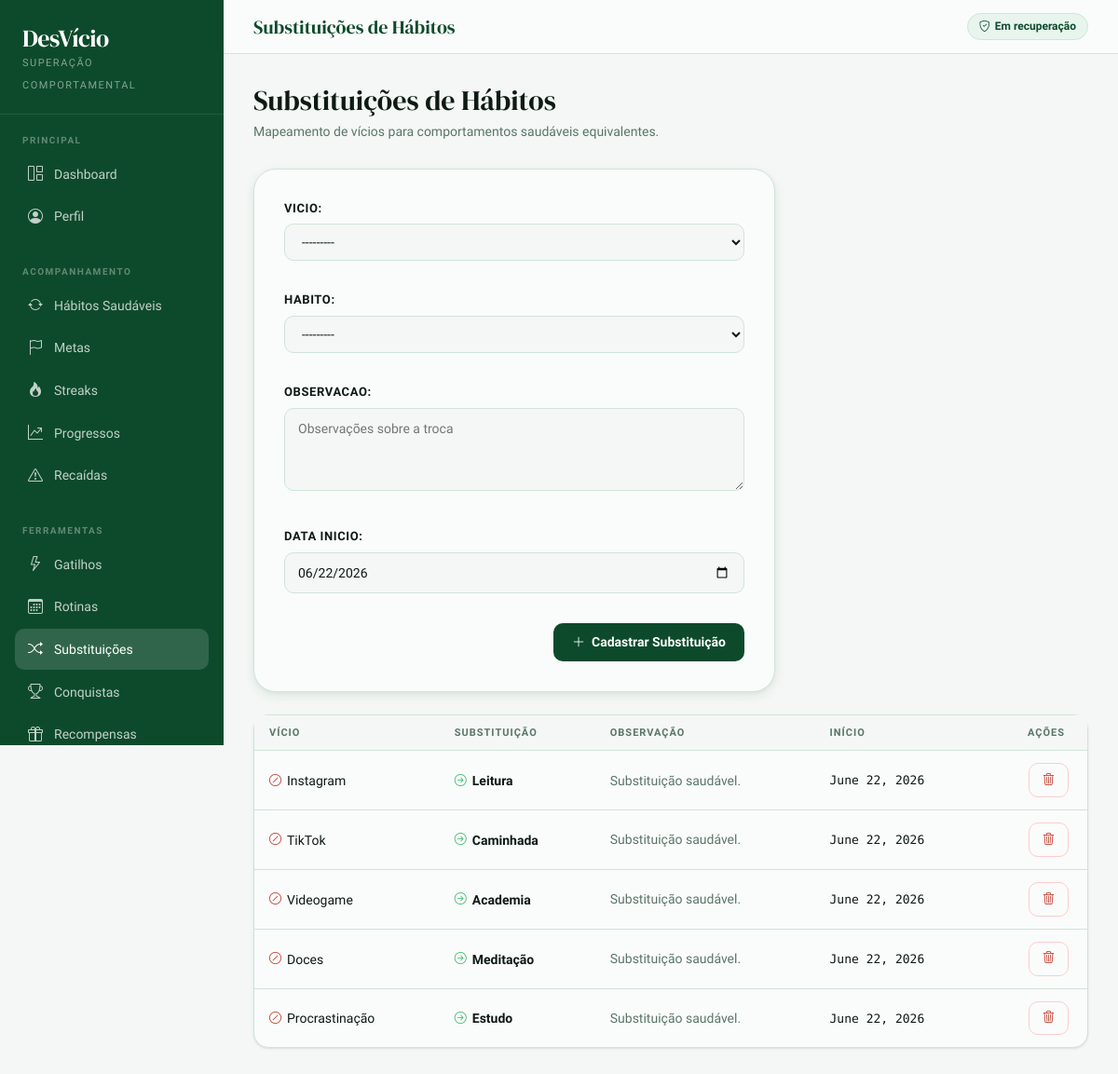
The app's page /substituicoes/ (signed in) with its own data.
### app/models.py (models this page shows, shortened)
class Substituicao(models.Model):
    usuario = models.ForeignKey(Usuario, on_delete=models.CASCADE, related_name='substituicoes')
    vicio = models.ForeignKey(Vicio, on_delete=models.CASCADE, related_name='substituicoes')
    habito = models.ForeignKey(Habito, on_delete=models.CASCADE, related_name='substituicoes')
    observacao = models.TextField(blank=True)
    data_inicio = models.DateField(default=timezone.now)

class Vicio(models.Model):
    NIVEL_CHOICES = [
        ('Baixo', 'Baixo'),
        ('Médio', 'Médio'),
        ('Alto', 'Alto'),
        ('Muito Alto', 'Muito Alto'),
    ]
    usuario = models.ForeignKey(Usuario, on_delete=models.CASCADE, related_name='vicios')
    categoria = models.ForeignKey(Categoria, on_delete=models.SET_NULL, null=True, blank=True)
    nome = models.CharField(max_length=100)
    descricao = models.TextField(blank=True)
    nivel_dependencia = models.CharField(max_length=20, choices=NIVEL_CHOICES, default='Médio')
    data_inicio_jornada = models.DateField(default=timezone.now)
    def __str__(self):
        return self.nome

class Habito(models.Model):
    DIFICULDADE_CHOICES = [
        ('Baixa', 'Baixa'),
        ('Média', 'Média'),
        ('Alta', 'Alta'),
    ]
    usuario = models.ForeignKey(Usuario, on_delete=models.CASCADE, related_name='habitos')
    nome = models.CharField(max_length=100)
    descricao = models.TextField(blank=True)
    dificuldade = models.CharField(max_length=10, choices=DIFICULDADE_CHOICES, default='Média')
    data_cadastro = models.DateField(default=timezone.now)
    def __str__(self):
        return self.nome

### app/views.py (the view)
    def wrapper(request, *args, **kwargs):
        if not usuario_logado(request):
            messages.warning(request, 'Você precisa entrar para acessar essa página.')
            return redirect('login')
        return view_func(request, *args, **kwargs)

### app/forms.py
class SubstituicaoForm(forms.ModelForm):
    class Meta:
        model = Substituicao
        fields = ['vicio', 'habito', 'observacao', 'data_inicio']
        widgets = {
            'observacao': forms.Textarea(attrs={'placeholder': 'Observações sobre a troca', 'rows': 3}),
            'data_inicio': forms.DateInput(attrs={'type': 'date'}),
        }
    def __init__(self, *args, usuario=None, **kwargs):
        super().__init__(*args, **kwargs)
        if usuario:
            self.fields['vicio'].queryset = Vicio.objects.filter(usuario=usuario)
            self.fields['habito'].queryset = Habito.objects.filter(usuario=usuario)

### app/views.py (called while the page is built)
def usuario_logado(request):
    user_id = request.session.get('usuario_id')
    if not user_id:
        return None
    return Usuario.objects.filter(id=user_id).first()

def login_obrigatorio(view_func):
    def wrapper(request, *args, **kwargs):
        if not usuario_logado(request):
            messages.warning(request, 'Você precisa entrar para acessar essa página.')
            return redirect('login')
        return view_func(request, *args, **kwargs)
    return wrapper

### app/templates/substituicoes.html (shortened to what this page needs)
{% extends 'base.html' %}
{% block topbar_title %}Substituições de Hábitos{% endblock %}
{% block nav_substituicoes %}active{% endblock %}
{% block content %}
<div class="page-header">
    <h1>Substituições de Hábitos</h1>
    <p>Mapeamento de vícios para comportamentos saudáveis equivalentes.</p>
</div>
<div class="form-card" style="margin-bottom:24px">
    {% if form.vicio.field.queryset.count == 0 or form.habito.field.queryset.count == 0 %}
        <p style="color:var(--muted);font-size:14px">
            Você precisa ter ao menos um <a href="{% url 'criar_vicio' %}" style="color:var(--sage);font-weight:600">vício</a>
            e um <a href="{% url 'habitos' %}" style="color:var(--sage);font-weight:600">hábito</a> cadastrados para criar uma substituição.
        </p>
    {% else %}
    <form method="POST">
        {{ form.as_p }}
        <div style="display:flex; justify-content:flex-end; margin-top:8px;">
            <button type="submit" class="btn-forest"><i class="bi bi-plus-lg"></i> Cadastrar Substituição</button>
        </div>
    </form>
    {% endif %}
</div>
<div class="card-clean">
    <div class="table-responsive">
        <table class="table-clean">
            <thead>
                <tr>
                    <th>Vício</th>
                    <th>Substituição</th>
                    <th>Observação</th>
                    <th>Início</th>
                    <th style="text-align:right; padding-right:24px">Ações</th>
                </tr>
            </thead>
            <tbody>
                {% for substituicao in substituicoes %}
                <tr>
                    <td>
                        <span style="display:inline-flex;align-items:center;gap:6px">
                            <i class="bi bi-slash-circle" style="color:var(--danger);font-size:13px"></i>
                            {{ substituicao.vicio.nome }}
                        </span>
                    </td>
                    <td>
                        <span style="display:inline-flex;align-items:center;gap:6px">
                            <i class="bi bi-arrow-right-circle" style="color:var(--mint);font-size:13px"></i>
                            <strong>{{ substituicao.habito.nome }}</strong>
                        </span>
                    </td>
                    <td style="color:var(--muted)">{{ substituicao.observacao }}</td>
                    <td><span class="mono" style="font-size:13px">{{ substituicao.data_inicio }}</span></td>
                    <td style="text-align:right; padding-right:20px">
                        <a href="{% url 'deletar_substituicao' substituicao.id %}" class="btn-danger-ghost" onclick="return confirm('Remover esta substituição?')">
                            <i class="bi bi-trash3"></i>
                        </a>
                    </td>
                </tr>
                {% empty %}
                <tr><td colspan="5" style="text-align:center;padding:40px;color:var(--muted)">
                    <i class="bi bi-shuffle" style="font-size:28px;display:block;margin-bottom:8px;opacity:.4"></i>Nenhuma substituição cadastrada.
                </td></tr>
                {% endfor %}
            </tbody>
        </table>
    </div>
</div>
{% endblock %}

### app/templates/base.html (style rules this page uses)
:root { --ink: #0e1a14; --forest: #0d4a2b; --sage: #1a7a45; --mint: #3cb870; --pale: #e8f5ed; --paper: #f4f7f5; --cream: #fafcfb; --rule: #d0e4d8; --muted: #5a7568; --danger: #c0392b; --amber: #b8680f; --gold: #e8a020; --radius-sm: 6px; --radius-md: 10px; --radius-lg: 16px; --radius-xl: 24px; --shadow-sm: 0 1px 3px rgba(0,0,0,.07), 0 1px 2px rgba(0,0,0,.04); --shadow-md: 0 4px 12px rgba(13,74,43,.08), 0 2px 4px rgba(0,0,0,.04); --font-serif: 'DM Serif Display', Georgia, serif; --font-sans: 'Plus Jakarta Sans', system-ui, sans-serif; --font-mono: 'DM Mono', monospace; }
*, *::before, *::after { box-sizing: border-box; }
body { background: var(--paper); color: var(--ink); font-family: var(--font-sans); font-size: 15px; line-height: 1.6; margin: 0; }
.card-clean { background: var(--cream); border: 1px solid var(--rule); border-radius: var(--radius-lg); box-shadow: var(--shadow-sm); }
.table-clean { width: 100%; border-collapse: collapse; font-size: 14px; }
.table-clean thead th { font-size: 11px; font-weight: 600; text-transform: uppercase; letter-spacing: 1px; color: var(--muted); padding: 10px 16px; background: var(--paper); border-bottom: 1px solid var(--rule); text-align: left; white-space: nowrap; }
.table-clean tbody tr { border-bottom: 1px solid var(--rule); transition: background .1s; }
.table-clean tbody tr:last-child { border-bottom: none; }
.table-clean td { padding: 13px 16px; color: var(--ink); vertical-align: middle; }
.btn-forest { background: var(--forest); color: #fff; border: none; border-radius: var(--radius-md); padding: 9px 20px; font-size: 14px; font-weight: 600; font-family: var(--font-sans); cursor: pointer; text-decoration: none; display: inline-flex; align-items: center; gap: 7px; transition: background .15s, transform .1s; }
.btn-danger-ghost { background: transparent; color: var(--danger); border: 1px solid #fcc; border-radius: var(--radius-md); padding: 7px 14px; font-size: 13px; font-weight: 500; font-family: var(--font-sans); cursor: pointer; text-decoration: none; display: inline-flex; align-items: center; gap: 6px; transition: background .15s; }
.page-header { margin-bottom: 28px; }
.page-header h1 { font-family: var(--font-serif); font-size: 30px; color: var(--ink); margin: 0 0 4px; }
.page-header p { color: var(--muted); font-size: 14px; margin: 0; }
.form-card { background: var(--cream); border: 1px solid var(--rule); border-radius: var(--radius-xl); padding: 32px; max-width: 560px; box-shadow: var(--shadow-md); }
.form-card label { font-size: 13px; font-weight: 600; color: var(--ink); text-transform: uppercase; letter-spacing: .6px; margin-bottom: 6px; display: block; }
.form-card input, .form-card select, .form-card textarea { width: 100%; background: var(--paper); border: 1px solid var(--rule); border-radius: var(--radius-md); padding: 10px 14px; font-size: 14px; font-family: var(--font-sans); color: var(--ink); outline: none; transition: border-color .15s, box-shadow .15s; margin-bottom: 16px; }
.mono { font-family: var(--font-mono); }

### records on screen
Substituicao: vicio.nome "Instagram", habito.nome "Leitura", observacao "Substituição saudável.", data_inicio "June 22, 2026"
Substituicao: vicio.nome "TikTok", habito.nome "Caminhada", observacao "Substituição saudável.", data_inicio "June 22, 2026"
Substituicao: vicio.nome "Videogame", habito.nome "Academia", observacao "Substituição saudável.", data_inicio "June 22, 2026"
Substituicao: vicio.nome "Doces", habito.nome "Meditação", observacao "Substituição saudável.", data_inicio "June 22, 2026"
Substituicao: vicio.nome "Procrastinação", habito.nome "Estudo", observacao "Substituição saudável.", data_inicio "June 22, 2026"
